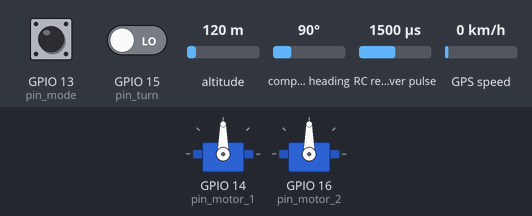
Recording of a sketch running on a simulated ESP8266 (NodeMCU). On the bench: 2 × servo. Wiring (inferred from the names in the program): RC receiver channel: data GPIO 12. The test bench sets the inputs (shaded band); at power-on: GPIO 13 (pin_mode) LOW, GPIO 15 (pin_turn) LOW, altitude 120 m, compass heading 90°, RC receiver pulse 1500 µs, GPS speed 0 km/h. WiFi joins after 1.5 s; servers stay silent unless stated; the GPS gets a fix after 3 s at 37.7749, -122.4194 with 8 satellites; what the sketch prints to the serial monitor is not drawn.

Above: at 2.7 s.
2.8 s: GPIO 13 (pin_mode) pulled HIGH for 0.15 s
At 3.9 s:
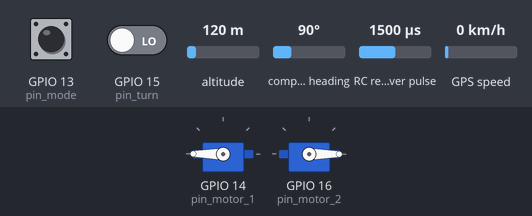
At 7.4 s:
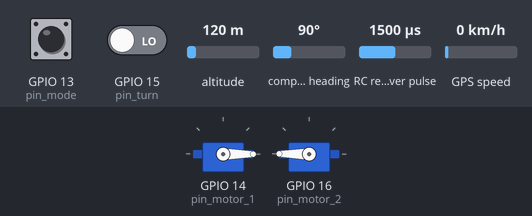
Timing chart, 0 to 8.9 s (numbered marks = the images above; inputs shaded):
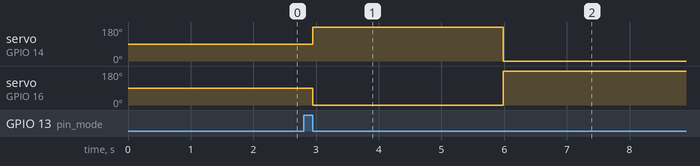

The sketch:

test_mid_sizre_usv_3.ino
```cpp
// -------------------------------CODE for ESP8266 Nodemcu-------------------------------

#include <Servo.h>
#include <QMC5883LCompass.h>
#include <TinyGPSPlus.h>
#include <SoftwareSerial.h>
#include <ESP8266WiFi.h>
#include <WiFiUdp.h>

// MODE CHOICE
  //const int pin_mode = 14;      // D5
  const int pin_mode = 13;      // D7
  bool auto_mode = false;

// MOTOR VARIABLES
  const int pin_throttle = 12;  // D6
  const int pin_turn = 15;      // D8
  //const int pin_motor_1 = 13;   // D7
  const int pin_motor_2 = 16;   // D0
  const int pin_motor_1 = 14;   // D5

  Servo f_1;
  Servo f_2;
  int throttle;
  int turn;
  int thrust;
  int moment;
  int speed_1;
  int speed_2;

// COMPASS
  QMC5883LCompass compass;
  float compass_reading;          // Arduino reads QMC5883l, then send it to ESP8226 via Serial


// GPS
  const int RXPin = 0;          // D3
  const int TXPin = 2;          // D4
  const uint32_t GPSBaud = 9600;
  TinyGPSPlus gps;
  SoftwareSerial ss(RXPin, TXPin);

// UDP WIFI
  //const char* ssid = "MERCURY_2.4G_0122";
  //const char* password = "hch4pw7n";
  const char* ssid = "KTHK 207";
  const char* password = "hmt123456789xyz";
  const char* end_char = "; ";
  const char* terminate_char = "~";

  WiFiUDP Udp;
  unsigned int localUdpPort = 4210;  // local port to listen on
  char incomingPacket[255];  // buffer for incoming packets
  char  replyPacket[] = "USV Packet: ";  // a reply string to send back

// UDP char
  char mode_char[] = "Mode: ";
  char target_char[] = "Target: ";
  char usv_char[] = "USV: ";
  char valid_char[] = "Valid: ";
  char arrival_char[] = "Arrival: ";
  char yaw_char []= "Yaw: ";
  char desire_yaw_char []= "Desire_yaw: ";
  char distance_char [] = "Distance: ";
  char k_yaw_char [] = "k_yaw_e: ";
  char k_distance_char [] = "k_distance: ";
  char motor_char[] = "Motor: ";


// TRACKING PARAMETERS
  double target_lat = 0;
  double target_lng = 0;
  double temp;
  double usv_lat = 0;
  double usv_lng = 0;
  bool valid = false;

// CONTROL PARAMETER
  float usv_yaw = 0;
  float fix_lat_error = 0;
  float fix_lng_error = 0;
  float yaw_error = 0;
  float desire_yaw = 0;
  float distance = 0;
  float k_yaw_error = 0;
  float k_distance = 0;
  bool arrival = false;
  float temp2;

  const float pi = 3.14159265359;
  const float k_fix_lat = 113894;
  const float k_fix_lng = 104225;
  const float a = 20;
  const float b = 20;
  const float k_moment = 400/pi;
  const float cruise = 90;
  const float arrival_radius = 1;


//-------------------------------SETUP-------------------------------
void setup() {

  // Serial
  Serial.begin(115200);

  // MODE SETUP
  pinMode(pin_mode, INPUT);

  // MOTOR SETUP
  f_1.attach(pin_motor_1,1000,2000);
  f_2.attach(pin_motor_2,1000,2000);
  pinMode(pin_throttle, INPUT);
  pinMode(pin_turn, INPUT);

  // COMPASS SETUP
  compass.init();

  // GPS SETUP
  ss.begin(GPSBaud);

  // UDP WIFI
  Serial.printf("Connecting to %s ", ssid);
  WiFi.begin(ssid, password);
  while (WiFi.status() != WL_CONNECTED)
  {
    delay(500);
    Serial.print(".");
  }
  Serial.println(" connected");

  Udp.begin(localUdpPort);
  Serial.printf("Now listening at IP %s, UDP port %d\n", WiFi.localIP().toString().c_str(), localUdpPort);

}

//-------------------------------LOOP-------------------------------
void loop(){

  // SETTING MODE
    if (pulseIn(pin_mode, HIGH) >= 1500)
      auto_mode = true;
    else
      auto_mode = false;
    Serial.print("Auto = ");
    Serial.print(auto_mode);
    Serial.print("; ");

  // UDP RECIEVE TARGET COORDINATES
    int packetSize = Udp.parsePacket();

    // receive incoming UDP packets
    int len = Udp.read(incomingPacket, 255);
    if (len > 0)
    {
      incomingPacket[len] = 0;
    }

    //Serial.print("Ground Station: ");
    //Serial.print(incomingPacket);
    //Serial.print("; ");

    if (packetSize = 26)
    {
      // Decode target
      target_lat = 0;
      target_lat = target_lat + (incomingPacket[0]-48)*1E1;
      target_lat = target_lat + (incomingPacket[1]-48)*1E0;
      target_lat = target_lat + (incomingPacket[3]-48)*1E-1;
      target_lat = target_lat + (incomingPacket[4]-48)*1E-2;
      target_lat = target_lat + (incomingPacket[5]-48)*1E-3;
      target_lat = target_lat + (incomingPacket[6]-48)*1E-4;
      target_lat = target_lat + (incomingPacket[7]-48)*1E-5;
      target_lat = target_lat + (incomingPacket[8]-48)*1E-6;
      target_lat = target_lat + (incomingPacket[9]-48)*1E-7;
      target_lat = target_lat + (incomingPacket[10]-48)*1E-8;
      target_lat = target_lat + (incomingPacket[11]-48)*1E-9;
      //Serial.print("target_lat =  ");
      //Serial.print(target_lat,6);
      //Serial.print("; ");

      target_lng = 0;
      target_lng = target_lng + (incomingPacket[13]-48)*1E2;
      target_lng = target_lng + (incomingPacket[14]-48)*1E1;
      target_lng = target_lng + (incomingPacket[15]-48)*1E0;
      target_lng = target_lng + (incomingPacket[17]-48)*1E-1;
      target_lng = target_lng + (incomingPacket[18]-48)*1E-2;
      target_lng = target_lng + (incomingPacket[19]-48)*1E-3;
      target_lng = target_lng + (incomingPacket[20]-48)*1E-4;
      target_lng = target_lng + (incomingPacket[21]-48)*1E-5;
      target_lng = target_lng + (incomingPacket[22]-48)*1E-6;
      target_lng = target_lng + (incomingPacket[23]-48)*1E-7;
      target_lng = target_lng + (incomingPacket[24]-48)*1E-8;
      target_lng = target_lng + (incomingPacket[25]-48)*1E-9;
      //Serial.print("target_lng =  ");
      //Serial.print(target_lng,6);
      //Serial.print("; ");
    }


    // COMPASS
      compass.read();
      compass_reading = compass.getAzimuth();
      Serial.print("Compass: ");
      Serial.print(compass_reading);
      Serial.print("; ");
      if (compass_reading> 270)
        compass_reading = map_float(compass_reading, 270, 360, 0, 90);
      else
        compass_reading = map_float(compass_reading, 0, 270, 90, 360);

    // GPS
      valid = false;
      while (ss.available() > 0)
        if (gps.encode(ss.read()))
          if (gps.location.isValid())
          {
            valid = true;
            usv_lat = gps.location.lat();
            usv_lng = gps.location.lng();
          }

      Serial.print("valid =  ");
      Serial.print(valid);
      Serial.print("; ");

      Serial.print("usv_lat =  ");
      Serial.print(usv_lat,6);
      Serial.print("; ");

      Serial.print("usv_lng =  ");
      Serial.print(usv_lng,6);
      Serial.print("; ");

    // ------------GET YAW ERROR------------
    //
      if (compass_reading<=180)
        usv_yaw = map_float(compass_reading, 0, 180, 0, pi);
      if (compass_reading>180)
      {
        usv_yaw = map_float(compass_reading, 180, 360, -pi, 0);           // range -pi ~ pi
        compass_reading = map_float(compass_reading, 180, 360, -180, 0);  // range -180 ~ 180
      }
      temp2 = map_float(usv_yaw, -pi, pi, -180, 180);
      Serial.print("usv_yaw: ");
      Serial.print(temp2, 0);
      Serial.print("; ");

      fix_lat_error = k_fix_lat * (target_lat - usv_lat);
      fix_lng_error = k_fix_lng * (target_lng - usv_lng);
      desire_yaw = atan2(fix_lng_error, fix_lat_error);             // range -pi ~ pi
      Serial.print("lat_e: ");
      Serial.print(fix_lat_error, 6);
      Serial.print("; ");
      Serial.print("lng_e: ");
      Serial.print(fix_lng_error, 6);
      Serial.print("; ");

      temp2 = map_float(desire_yaw, -pi, pi, -180, 180);
      Serial.print("yaw_d: ");
      Serial.print(temp2, 0);
      Serial.print("; ");

      yaw_error = desire_yaw - usv_yaw;                             // range -2pi ~ 2pi

    // ------------FIX YAW ERROR------------
      if (yaw_error > pi)
        yaw_error = yaw_error - 2*pi;
      if (yaw_error < - pi)
        yaw_error = yaw_error + 2*pi;                               // range -pi ~ pi
      temp2 = map_float(yaw_error, -pi, pi, -180, 180);
      Serial.print("yaw_e: ");
      Serial.print(temp2, 0);
      Serial.print("; ");

    // ------------GET DISTANCE------------
      distance = pow( (pow(fix_lat_error,2) + pow(fix_lng_error,2)), 0.5);


  // -------------------------------AUTO MODE-------------------------------
  if (pulseIn(pin_mode, HIGH) >= 1500)
  {

    // ------------DESIGN THRUST AND MOMENT------------
      k_yaw_error = 1 / (1 + a*pow(yaw_error,2));                   // range 1 ~ 0
      k_distance = pow(distance,2)/(pow(distance,2) + b);           // range 0 ~ 1
      Serial.print("k_yaw_e: ");
      Serial.print(k_yaw_error, 3);
      Serial.print("; ");
      Serial.print("k_dist: ");
      Serial.print(k_distance, 3);
      Serial.print("; ");

      thrust = k_yaw_error * k_distance * cruise;                   // range 0 ~ cruise
      moment = k_moment * yaw_error;

    // ------------TARGET REACHED------------
      arrival = false;
      if (distance<arrival_radius)
      {
        thrust = 0;
        moment = 0;
        arrival = true;
      }

    // ------------CONTROL MOTOR------------
      motor_control(thrust, moment);

  }

  // -------------------------------MANUAL MODE-------------------------------
  else
  {
    throttle = pulseIn(pin_throttle, HIGH); // PWM width, range 1000 - 2000 miroseconds
    turn = pulseIn(pin_turn, HIGH);

    if (throttle<1400) throttle = 1400;
    thrust = map(throttle, 1500, 2000, 0, 180);
    moment = map(turn, 1000, 2000, -120, 120);

    // ------------CONTROL MOTOR------------
      motor_control(thrust, moment);
  }

  // UDP SEND LOG DATA
    Udp.beginPacket(Udp.remoteIP(), Udp.remotePort());
    Udp.write(replyPacket);

    // Auto mode
    Udp.write(mode_char);
    udp_send(auto_mode, 1, 0);

    // Target coordinates
    Udp.write(target_char);
    udp_send(target_lat, 2, 9);
    udp_send(target_lng, 3, 9);

    // USV coordinates
    Udp.write(usv_char);
    udp_send(usv_lat,2,9);
    udp_send(usv_lng,3,9);
    Udp.write(valid_char);
    udp_send(valid,1,0);

    // Compass
    temp2 = map_float(usv_yaw, -pi, pi, -180, 180);
    Udp.write(yaw_char);
    udp_send(temp2,3,0);

    // Arival state
    Udp.write(arrival_char);
    udp_send(arrival,1,0);

    // Distance
    Udp.write(distance_char);
    udp_send(distance, 4, 0);

    // Desire yaw
    temp2 = map_float(desire_yaw, -pi, pi, -180, 180);
    Udp.write(desire_yaw_char);
    udp_send(temp2, 4, 0);

    // k_yaws
    Udp.write(k_yaw_char);
    udp_send(k_yaw_error, 1, 3);
    Udp.write(k_distance_char);
    udp_send(k_distance, 1, 3);

    // Motor
    Udp.write(motor_char);
    udp_send(speed_1, 3, 0);
    udp_send(speed_2, 3 ,0);

    Udp.write(terminate_char);
    Udp.endPacket();

  // END LOOP
    Serial.println(" ");
}

void udp_send (double data, int top_digit, int lowest_decimal)
{
  if (data<0)
  {
    data = abs(data);
    Udp.write(45);
  }

  int string_size = top_digit + lowest_decimal + 1;
  char udp_string [string_size];
  temp = data;

  for (int i = top_digit; i>=1; i--)
  {
   udp_string[top_digit-i] = temp/pow(10,(i-1));
   temp = temp - udp_string[top_digit-i] * pow(10,(i-1));
   udp_string[top_digit-i] = udp_string[top_digit-i] +48;
  }

  udp_string[top_digit] = 46;

  for (int i = 1; i <= lowest_decimal; i++)
  {
   udp_string[top_digit+i] = temp/pow(10,-i);
   temp = temp - udp_string[top_digit+i] * pow(10,-i);
   udp_string[top_digit+i] = udp_string[top_digit+i] +48;
  }

  for (int i=0; i<= (string_size-1); i++)
  {
    Udp.write(udp_string[i]);
  }

  Udp.write(end_char);
}

void motor_control(float _thrust, float _moment)
{
  speed_1 = _thrust + _moment + 50; // PWM output, range 0-255
  speed_2 = _thrust - _moment;
  if (speed_1>180) speed_1 = 180;
  if (speed_2>180) speed_2 = 180;
  if (speed_1<0) speed_1 = 0;
  if (speed_2<0) speed_2 = 0;
  Serial.print("Motor: ");
  Serial.print(speed_1);
  Serial.print(" ");
  Serial.print(speed_2);
  Serial.print("; ");

  f_1.write(speed_1);
  f_2.write(speed_2);
}

float map_float( float val, float min1, float max1, float min2, float max2)
{
  float val_2;
  if (val<min1)
    val = min1;
  if (val>max1)
    val = max1;
  val_2 = min2 + (val-min1)*(max2-min2)/(max1-min1);
  return val_2;
}
```

Measured:
- after the input at 2.8 s, servo on GPIO 14 (pin_motor_1): 90° → 180° after 0.15 s, → 0° 3.0 s later; servo on GPIO 16 (pin_motor_2): 90° → 0° after 0.15 s, → 180° 3.0 s later
